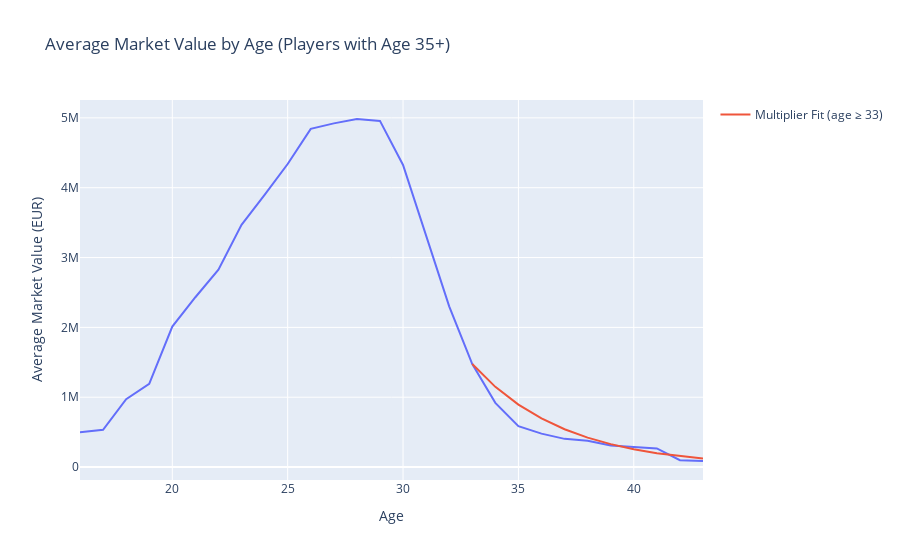

The notebook cell saved with this chart:
### Code cell
plot_avg_value_35_plus_and_formula(pdf_joined)

### Figure 1 — Plotly figure (JSON) as saved in the notebook; plotly's stock layout.template omitted (floating-point values rounded to 4 significant figures)
{"data": [{"hovertemplate": "Age=%{x}<br>Average Market Value (EUR)=%{y}<extra></extra>", "legendgroup": "", "line": {"color": "#636efa", "dash": "solid"}, "marker": {"symbol": "circle"}, "mode": "lines", "name": "", "orientation": "v", "showlegend": false, "type": "scatter", "x": [16, 17, 18, 19, 20, 21, 22, 23, 24, 25, 26, 27, 28, 29, 30, 31, 32, 33, 34, 35, 36, 37, 38, 39, 40, 41, 42, 43], "xaxis": "x", "y": [500000, 532800.0, 972100.0, 1191000.0, 2012000.0, 2431000.0, 2826000.0, 3467000.0, 3896000.0, 4339000.0, 4843000.0, 4921000.0, 4984000.0, 4956000.0, 4325000.0, 3322000.0, 2301000.0, 1475000.0, 919000.0, 584700.0, 478700.0, 403500.0, 375000.0, 307600.0, 281900.0, 266700, 97860.0, 86670.0], "yaxis": "y"}, {"mode": "lines", "name": "Multiplier Fit (age ≥ 33)", "type": "scatter", "x": [33, 34, 35, 36, 37, 38, 39, 40, 41, 42, 43], "y": [1475000.0, 1148000.0, 893900.0, 695900.0, 541800.0, 421900.0, 328500.0, 255700.0, 199100.0, 155000.0, 120700.0]}], "layout": {"legend": {"tracegroupgap": 0}, "title": {"text": "Average Market Value by Age (Players with Age 35+)"}, "xaxis": {"anchor": "y", "domain": [0, 1], "title": {"text": "Age"}}, "yaxis": {"anchor": "x", "domain": [0, 1], "title": {"text": "Average Market Value (EUR)"}}}}
